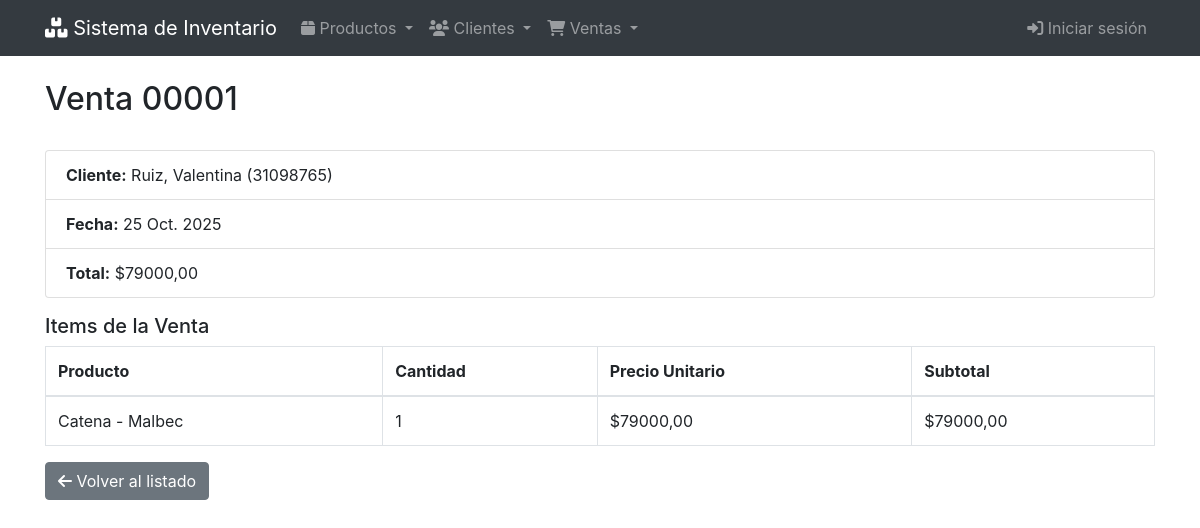
The app's page /ventas/1/ with its own data.
### ventas/models.py (models this page shows)
class Venta(models.Model):
    codigo = models.CharField(max_length=20, unique=True)
    cliente = models.ForeignKey(Cliente, on_delete=models.PROTECT)
    fecha = models.DateField(auto_now_add=True)
    total = models.DecimalField(max_digits=10, decimal_places=2, default=0)

class ItemVenta(models.Model):
    venta = models.ForeignKey(Venta, related_name='items', on_delete=models.CASCADE)
    producto = models.ForeignKey(Producto, on_delete=models.PROTECT)
    cantidad = models.PositiveIntegerField()
    precio_unitario = models.DecimalField(max_digits=10, decimal_places=2)
    subtotal = models.DecimalField(max_digits=10, decimal_places=2)

### clientes/models.py (models this page shows)
class Cliente(models.Model):
    nombre = models.CharField(max_length=100)
    apellido = models.CharField(max_length=100)
    documento = models.CharField(max_length=20, unique=True)
    email = models.EmailField()
    telefono = models.CharField(max_length=20)
    direccion = models.TextField()
    def __str__(self):
        return f"{self.apellido}, {self.nombre} ({self.documento})"

### productos/models.py (models this page shows, shortened)
class Producto(models.Model):
    nombre = models.CharField("Nombre", max_length=50)
    descripcion = models.CharField("Descripción", max_length=200)
    precio = models.DecimalField("Precio", max_digits=10, decimal_places=2)
    stock = models.PositiveIntegerField(default=0)
    stock_minimo = models.IntegerField("Stock Mínimo", default=5)
    sku = models.CharField(
        "SKU",
        max_length=50,
        unique=True,
        blank=False,
        help_text="Debe coincidir con el nombre del archivo de imagen (sin extensión)"
    )
    imagen = models.ImageField(
        "Imagen",
        upload_to=get_image_path,
        validators=[validate_image_size],
        blank=True,
        null=True,
        help_text="Formatos permitidos: jpg, png, gif. Tamaño máximo: 5MB"
    )
    fecha_creacion = models.DateTimeField("Fecha de creación", auto_now_add=True)
    fecha_actualizacion = models.DateTimeField("Fecha de actualización", auto_now=True)
    class Meta:
        verbose_name = 'Producto'
        verbose_name_plural = 'Productos'
        ordering = ['nombre']
    def __str__(self):
        return self.nombre

### ventas/views.py (the view)
# urls.py: path('<int:pk>/', VentaDetailView.as_view(), name='venta_detail'),
class VentaDetailView(DetailView):
    model = Venta
    template_name = 'venta/venta_detail.html'
    context_object_name = 'venta'

### templates/venta/venta_detail.html (shortened to what this page needs)
{% extends 'base.html' %}
{% block header %}Venta {{ venta.codigo }}{% endblock %}
{% block content %}
<ul class="list-group mb-3">
  <li class="list-group-item"><strong>Cliente:</strong> {{ venta.cliente }}</li>
  <li class="list-group-item"><strong>Fecha:</strong> {{ venta.fecha }}</li>
  <li class="list-group-item"><strong>Total:</strong> ${{ venta.total }}</li>
</ul>
<h5>Items de la Venta</h5>
<table class="table table-bordered">
  <thead>
    <tr>
      <th>Producto</th>
      <th>Cantidad</th>
      <th>Precio Unitario</th>
      <th>Subtotal</th>
    </tr>
  </thead>
  <tbody>
    {% for item in venta.items.all %}
    <tr>
      <td>{{ item.producto }}</td>
      <td>{{ item.cantidad }}</td>
      <td>${{ item.precio_unitario }}</td>
      <td>${{ item.subtotal }}</td>
    </tr>
    {% endfor %}
  </tbody>
</table>
<a href="{% url 'ventas:venta_list' %}" class="btn btn-secondary">
  <i class="fas fa-arrow-left"></i> Volver al listado
</a>
{% endblock %}

### records on screen
Venta: codigo "00001", cliente "Ruiz, Valentina (31098765)", fecha "25 Oct. 2025", total "79000,00"
ItemVenta: producto "Catena - Malbec", cantidad "1", precio_unitario "79000,00", subtotal "79000,00"
